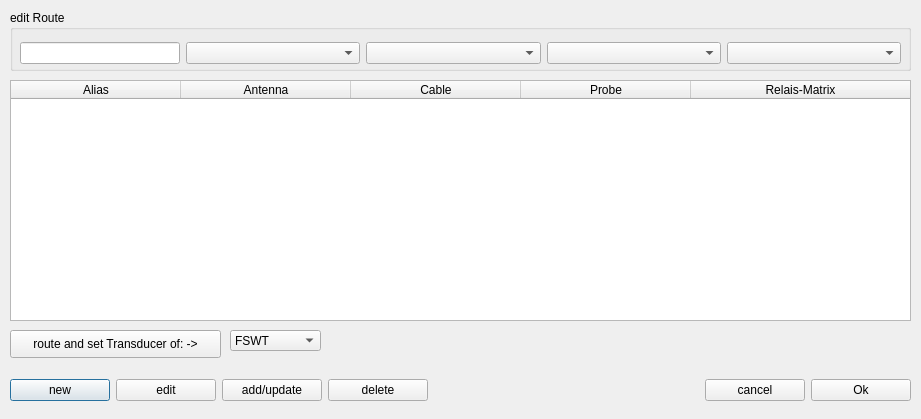
<?xml version="1.0" encoding="UTF-8"?>
<ui version="4.0">
 <class>Routing</class>
 <widget class="QDialog" name="Routing">
  <property name="geometry">
   <rect>
    <x>0</x>
    <y>0</y>
    <width>921</width>
    <height>419</height>
   </rect>
  </property>
  <property name="minimumSize">
   <size>
    <width>921</width>
    <height>419</height>
   </size>
  </property>
  <property name="maximumSize">
   <size>
    <width>921</width>
    <height>419</height>
   </size>
  </property>
  <property name="windowTitle">
   <string>Routing</string>
  </property>
  <widget class="QTableWidget" name="tableWidget">
   <property name="geometry">
    <rect>
     <x>10</x>
     <y>80</y>
     <width>901</width>
     <height>241</height>
    </rect>
   </property>
   <property name="minimumSize">
    <size>
     <width>0</width>
     <height>0</height>
    </size>
   </property>
   <property name="dragEnabled">
    <bool>true</bool>
   </property>
   <property name="dragDropMode">
    <enum>QAbstractItemView::DragDrop</enum>
   </property>
   <property name="alternatingRowColors">
    <bool>false</bool>
   </property>
   <attribute name="horizontalHeaderVisible">
    <bool>true</bool>
   </attribute>
   <attribute name="horizontalHeaderCascadingSectionResizes">
    <bool>true</bool>
   </attribute>
   <attribute name="horizontalHeaderDefaultSectionSize">
    <number>170</number>
   </attribute>
   <attribute name="horizontalHeaderHighlightSections">
    <bool>false</bool>
   </attribute>
   <attribute name="horizontalHeaderMinimumSectionSize">
    <number>20</number>
   </attribute>
   <attribute name="horizontalHeaderStretchLastSection">
    <bool>true</bool>
   </attribute>
   <column>
    <property name="text">
     <string>Alias</string>
    </property>
   </column>
   <column>
    <property name="text">
     <string>Antenna</string>
    </property>
   </column>
   <column>
    <property name="text">
     <string>Cable</string>
    </property>
   </column>
   <column>
    <property name="text">
     <string>Probe</string>
    </property>
   </column>
   <column>
    <property name="text">
     <string>Relais-Matrix</string>
    </property>
   </column>
  </widget>
  <widget class="QGroupBox" name="groupBox">
   <property name="geometry">
    <rect>
     <x>10</x>
     <y>10</y>
     <width>901</width>
     <height>61</height>
    </rect>
   </property>
   <property name="title">
    <string>edit Route</string>
   </property>
   <widget class="QWidget" name="horizontalLayoutWidget">
    <property name="geometry">
     <rect>
      <x>10</x>
      <y>30</y>
      <width>881</width>
      <height>26</height>
     </rect>
    </property>
    <layout class="QHBoxLayout" name="horizontalLayout">
     <item>
      <widget class="QLineEdit" name="lineEdit">
       <property name="maximumSize">
        <size>
         <width>160</width>
         <height>16777215</height>
        </size>
       </property>
      </widget>
     </item>
     <item>
      <widget class="QComboBox" name="cbAntenna"/>
     </item>
     <item>
      <widget class="QComboBox" name="cbCable"/>
     </item>
     <item>
      <widget class="QComboBox" name="cbProbe"/>
     </item>
     <item>
      <widget class="QComboBox" name="cbRelais"/>
     </item>
    </layout>
   </widget>
  </widget>
  <widget class="QWidget" name="horizontalLayoutWidget_2">
   <property name="geometry">
    <rect>
     <x>10</x>
     <y>370</y>
     <width>901</width>
     <height>41</height>
    </rect>
   </property>
   <layout class="QHBoxLayout" name="horizontalLayout_2">
    <item>
     <widget class="QPushButton" name="BtnNew">
      <property name="minimumSize">
       <size>
        <width>100</width>
        <height>0</height>
       </size>
      </property>
      <property name="text">
       <string>new</string>
      </property>
     </widget>
    </item>
    <item>
     <widget class="QPushButton" name="BtnEdit">
      <property name="minimumSize">
       <size>
        <width>100</width>
        <height>0</height>
       </size>
      </property>
      <property name="text">
       <string>edit</string>
      </property>
     </widget>
    </item>
    <item>
     <widget class="QPushButton" name="BtnAdd">
      <property name="minimumSize">
       <size>
        <width>100</width>
        <height>0</height>
       </size>
      </property>
      <property name="text">
       <string>add/update</string>
      </property>
     </widget>
    </item>
    <item>
     <widget class="QPushButton" name="BtnDel">
      <property name="minimumSize">
       <size>
        <width>100</width>
        <height>0</height>
       </size>
      </property>
      <property name="text">
       <string>delete</string>
      </property>
     </widget>
    </item>
    <item>
     <spacer name="horizontalSpacer">
      <property name="orientation">
       <enum>Qt::Horizontal</enum>
      </property>
      <property name="sizeHint" stdset="0">
       <size>
        <width>118</width>
        <height>36</height>
       </size>
      </property>
     </spacer>
    </item>
    <item>
     <widget class="QPushButton" name="BtnCancel">
      <property name="minimumSize">
       <size>
        <width>100</width>
        <height>0</height>
       </size>
      </property>
      <property name="text">
       <string>cancel</string>
      </property>
     </widget>
    </item>
    <item>
     <widget class="QPushButton" name="BtnOk">
      <property name="minimumSize">
       <size>
        <width>100</width>
        <height>0</height>
       </size>
      </property>
      <property name="text">
       <string>Ok</string>
      </property>
     </widget>
    </item>
   </layout>
  </widget>
  <widget class="QComboBox" name="cBReceiver">
   <property name="geometry">
    <rect>
     <x>230</x>
     <y>330</y>
     <width>91</width>
     <height>21</height>
    </rect>
   </property>
   <item>
    <property name="text">
     <string>FSWT</string>
    </property>
   </item>
   <item>
    <property name="text">
     <string>FSET</string>
    </property>
   </item>
   <item>
    <property name="text">
     <string>ESIB</string>
    </property>
   </item>
   <item>
    <property name="text">
     <string>ESU</string>
    </property>
   </item>
  </widget>
  <widget class="QPushButton" name="BtnRoute">
   <property name="geometry">
    <rect>
     <x>10</x>
     <y>330</y>
     <width>211</width>
     <height>28</height>
    </rect>
   </property>
   <property name="minimumSize">
    <size>
     <width>100</width>
     <height>0</height>
    </size>
   </property>
   <property name="text">
    <string>route and set Transducer of: -&gt;</string>
   </property>
  </widget>
 </widget>
 <resources/>
 <connections/>
</ui>
